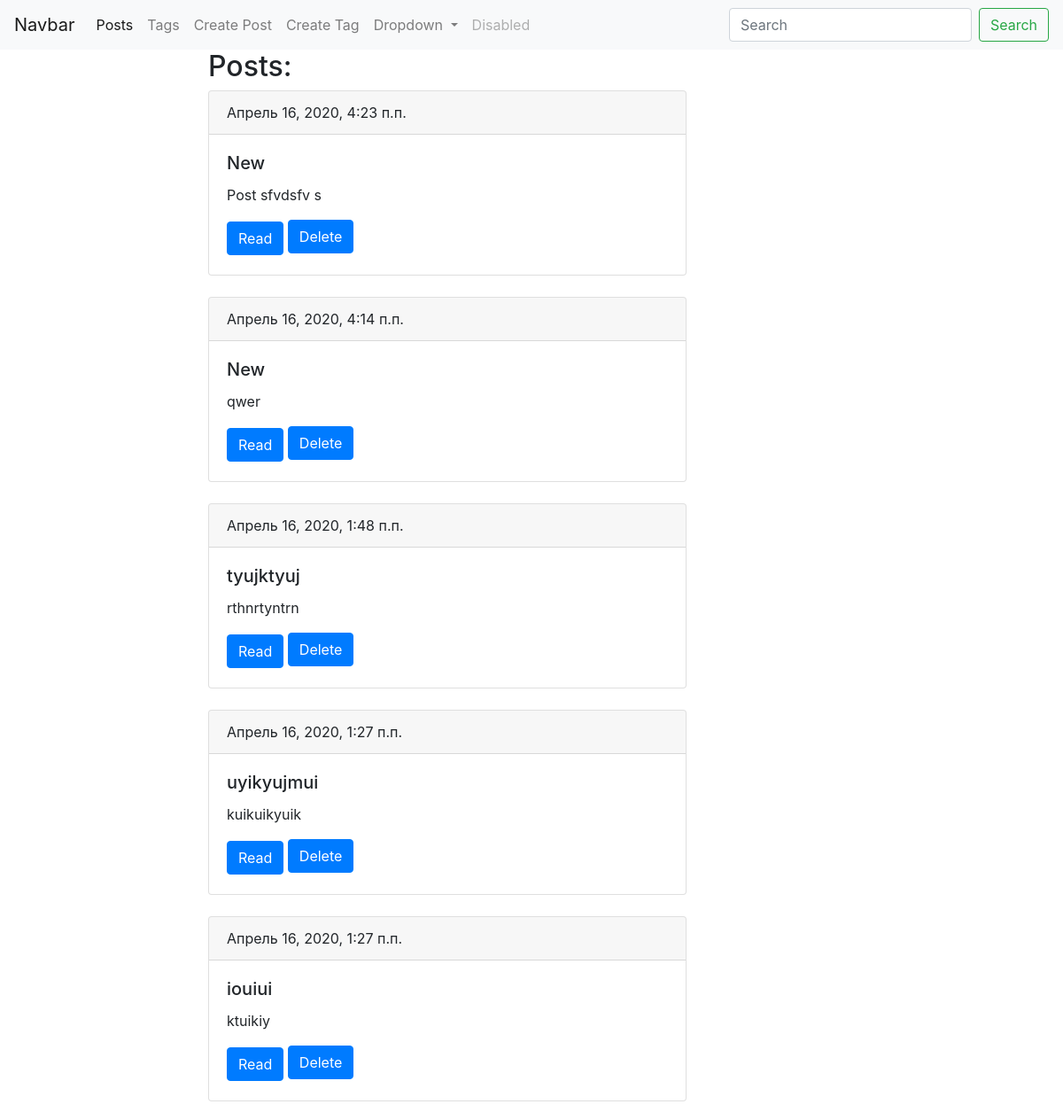
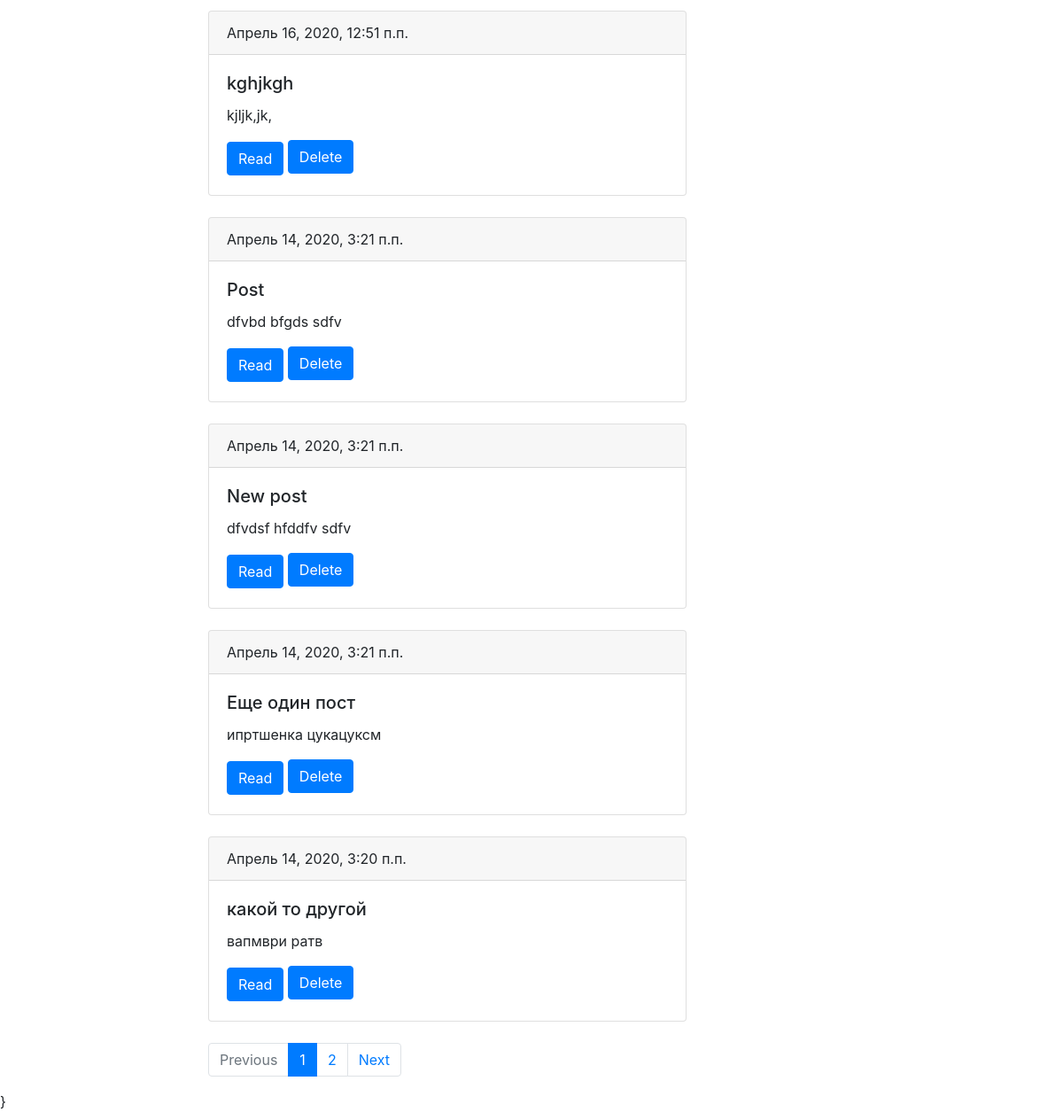
Screenshot of /blog/ with the database file from the repository (2 pictures, top to bottom).
### blog/models.py (models this page shows, shortened)
class Post(models.Model):
    title = models.CharField(max_length=150, db_index=True)
    slug = models.SlugField(max_length=150, unique=True, blank=True)
    body = models.TextField(blank=True, db_index=True)
    tags = models.ManyToManyField('Tag', blank=True, related_name='posts')
    date_pub = models.DateTimeField(auto_now_add=True)
    def get_absolute_url(self):
        return reverse('post_detail_url', kwargs={'slug': self.slug})
    def get_delete_url(self):
        return reverse('post_delete_url', kwargs={'slug': self.slug})
    class Meta:
        ordering = ['-date_pub']

### blog/views.py (the view)
# urls.py: path('', posts, name='posts_url'),
def posts(request):
    search_query = request.GET.get('search', '')
    if search_query:
        posts = Post.objects.filter(Q(title__icontains=search_query) | Q(body__icontains=search_query))
    else:
        posts = Post.objects.all()
    pagenator = Paginator(posts, 10)
    page_number = request.GET.get('page', 1)
    page = pagenator.get_page(page_number)
    other_page = page.has_other_pages()
    return render(request, 'blog/posts.html', context={'page_object': page, 'other_page': other_page})

### blog/templates/blog/posts.html (shortened to what this page needs)
{% extends 'blog/base_blog.html' %}
{% block body %}
<div class="mb-1"><h2>Posts:</h2></div>
  {% include 'blog/includs/posts_tags.html' %}
{% endblock %}

### blog/templates/blog/includs/posts_tags.html
  {% for post in page_object %}
<div class="card mb-4" >
  <div class="card-header">
    {{ post.date_pub}}
  </div>
  <div class="card-body">
    <h5 class="card-title">{{ post.title }}</h5>
    <p class="card-text">{{ post.body }}</p>
    <a href="{{ post.get_absolute_url  }}" class="btn btn-primary">Read</a>
      <a href="{{post.get_delete_url}}" class="btn btn-primary mb-1">Delete</a>
  </div>
</div>
    {% endfor %}

### rows the page displays
Post: date_pub "Апрель 16, 2020, 4:23 п.п.", title "New", body "Post sfvdsfv s"
Post: date_pub "Апрель 16, 2020, 4:14 п.п.", title "New", body "qwer"
Post: date_pub "Апрель 16, 2020, 1:48 п.п.", title "tyujktyuj", body "rthnrtyntrn"
Post: date_pub "Апрель 16, 2020, 1:27 п.п.", title "uyikyujmui", body "kuikuikyuik"
Post: date_pub "Апрель 16, 2020, 1:27 п.п.", title "iouiui", body "ktuikiy"
Post: date_pub "Апрель 16, 2020, 12:51 п.п.", title "kghjkgh", body "kjljk,jk,"
Post: date_pub "Апрель 14, 2020, 3:21 п.п.", title "Post", body "dfvbd bfgds sdfv"
Post: date_pub "Апрель 14, 2020, 3:21 п.п.", title "New post", body "dfvdsf hfddfv sdfv"
Post: date_pub "Апрель 14, 2020, 3:21 п.п.", title "Еще один пост", body "ипртшенка цукацуксм"
Post: date_pub "Апрель 14, 2020, 3:20 п.п.", title "какой то другой", body "вапмври ратв"

### other values shown
{{ n }} "1"
{{ n }} "2"
